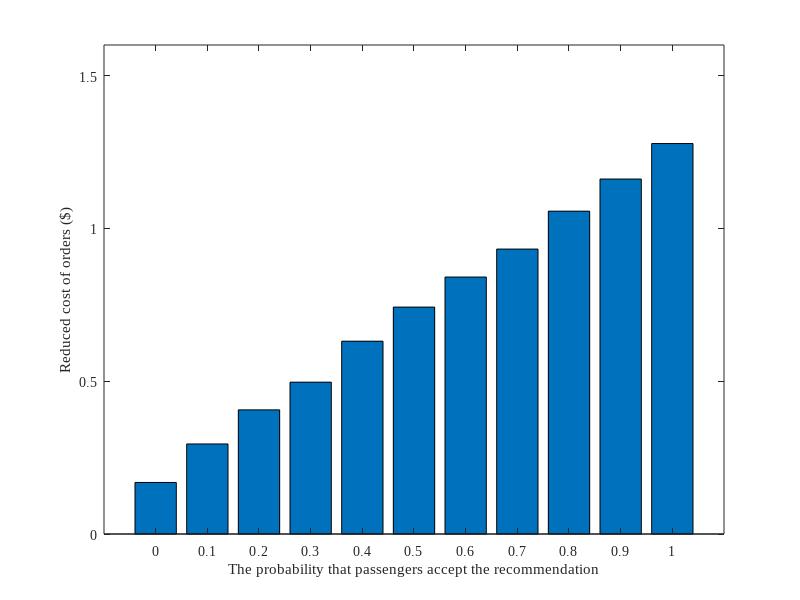
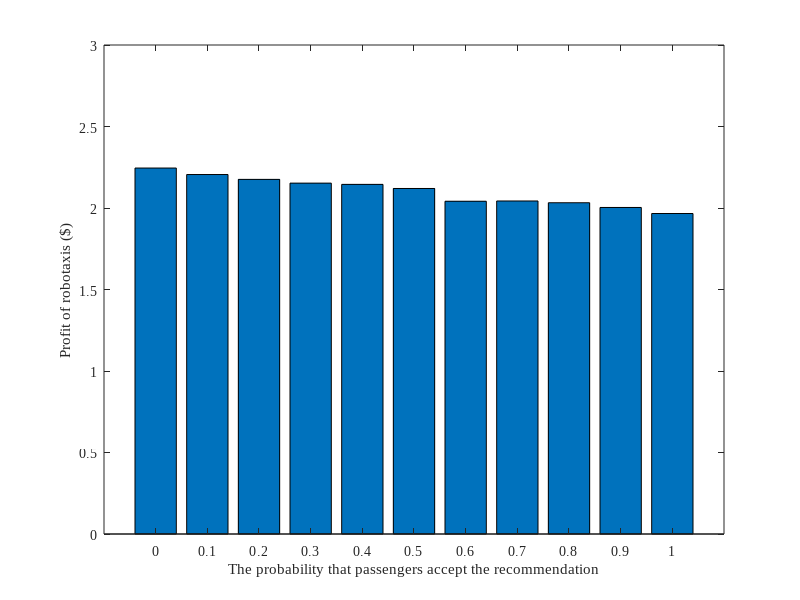
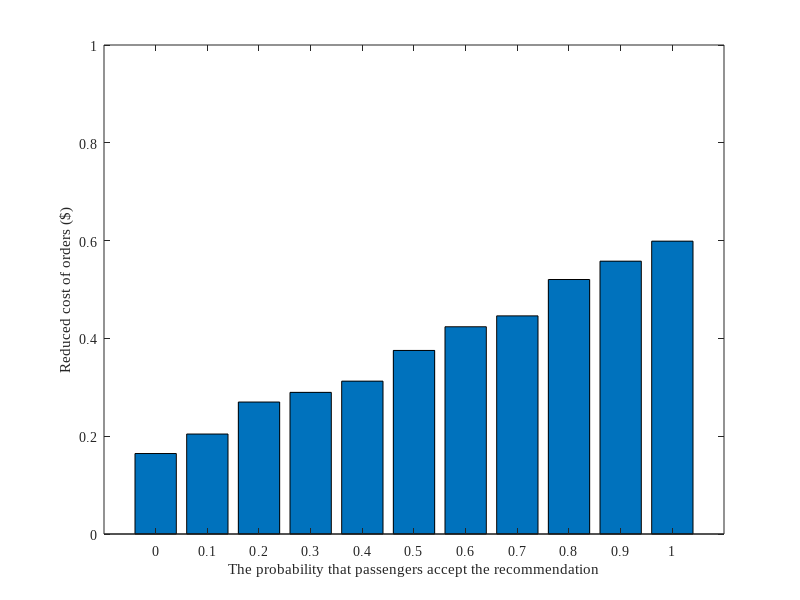
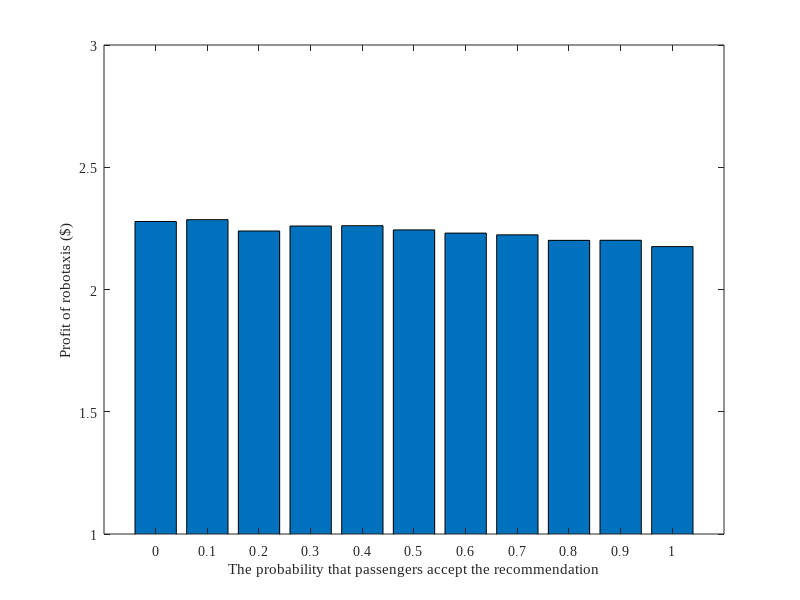

The MATLAB script that drew these images, in order:
clc
clear all
close all

% x = 0:0.1:1;
x = [0,0.1,0.2,0.3,0.4,0.5,0.6,0.7,0.8,0.9,1];
cost = [1020.432224 1007.835902 996.6757636 987.6196552 974.2129857 963.0543681 953.2250521 944.070797 931.6682991 921.1558553 909.5410291];
profit = [2.245177752 2.205412584 2.175601125 2.152609828 2.144931926 2.11975032 2.041484157 2.043082192 2.032348227 2.003318121 1.966234751];
cost1 = (1037.3-cost)/100;

figure(1)
bar(cost1)
ylim([0 1.6])
xti = [1 2 3 4 5 6 7 8 9 10 11];
set(gca,'FontName','Times New Roman','FontSize',10,'xtick',xti,'xtickLabel',{'0','0.1','0.2','0.3','0.4','0.5','0.6','0.7','0.8','0.9','1'});
xlabel('The probability that passengers accept the recommendation')
ylabel('Reduced cost of orders ($)')

figure(2)
bar(profit)
ylim([0 3])
xti = [1 2 3 4 5 6 7 8 9 10 11];
set(gca,'FontName','Times New Roman','FontSize',10,'xtick',xti,'xtickLabel',{'0','0.1','0.2','0.3','0.4','0.5','0.6','0.7','0.8','0.9','1'});
xlabel('The probability that passengers accept the recommendation')
ylabel('Profit of robotaxis ($)')


cost2 = [1020.841692	1016.857019	1010.313082	1008.335162	1006.040062	999.7613533	994.9180288	992.6914015	985.2547664	981.5069151	977.412457];
profit2 = [2.278155945	2.285634737	2.239312601	2.259640074	2.260995798	2.243777583	2.230698351	2.223653241	2.20098161	2.20135757	2.175537956];
cost2 = (1037.3-cost2)/100;

figure(3)
bar(cost2)
ylim([0 1])
xti = [1 2 3 4 5 6 7 8 9 10 11];
set(gca,'FontName','Times New Roman','FontSize',10,'xtick',xti,'xtickLabel',{'0','0.1','0.2','0.3','0.4','0.5','0.6','0.7','0.8','0.9','1'});
xlabel('The probability that passengers accept the recommendation')
ylabel('Reduced cost of orders ($)')

figure(4)
bar(profit2)
ylim([1 3])
xti = [1 2 3 4 5 6 7 8 9 10 11];
set(gca,'FontName','Times New Roman','FontSize',10,'xtick',xti,'xtickLabel',{'0','0.1','0.2','0.3','0.4','0.5','0.6','0.7','0.8','0.9','1'});
xlabel('The probability that passengers accept the recommendation')
ylabel('Profit of robotaxis ($)')

cost3 = [1021.3476	1016.013707	1010.176038	1005.118279	997.1011301	991.9321211	985.8936065	983.8328035	975.3818328	971.1728885	965.2613682];
profit3 = [2.302552887	2.278682051	2.311924225	2.303271007	2.295772767	2.285992322	2.301876751	2.291622395	2.251512403	2.29508365	2.287233033];
cost3 = (1037.3-cost3)/100;

figure(5)
bar(cost3)
ylim([0 1])
xti = [1 2 3 4 5 6 7 8 9 10 11];
set(gca,'FontName','Times New Roman','FontSize',10,'xtick',xti,'xtickLabel',{'0','0.1','0.2','0.3','0.4','0.5','0.6','0.7','0.8','0.9','1'});
xlabel('The probability that passengers accept the recommendation')
ylabel('Reduced cost of orders ($)')

figure(6)
bar(profit3)
ylim([1 3])
xti = [1 2 3 4 5 6 7 8 9 10 11];
set(gca,'FontName','Times New Roman','FontSize',10,'xtick',xti,'xtickLabel',{'0','0.1','0.2','0.3','0.4','0.5','0.6','0.7','0.8','0.9','1'});
xlabel('The probability that passengers accept the recommendation')
ylabel('Profit of robotaxis ($)')


cost4 = [990.4306173	988.5563083	982.6998155	978.979188	968.6967162	966.394427	961.2702842	954.8187461	955.8950853	950.6988606	943.7520727];
profit4 = [2.265027593	2.260172356	2.239075162	2.237468134	2.177844079	2.186311617	2.159662556	2.134595741	2.128251829	2.100965279	2.070631371];
cost4 = (1037.3-cost4)/100;

figure(5)
bar(cost4)
ylim([0 1])
xti = [1 2 3 4 5 6 7 8 9 10 11];
set(gca,'FontName','Times New Roman','FontSize',10,'xtick',xti,'xtickLabel',{'0','0.1','0.2','0.3','0.4','0.5','0.6','0.7','0.8','0.9','1'});
xlabel('The probability that passengers accept the recommendation')
ylabel('Reduced cost of orders ($)')

figure(6)
bar(profit4)
ylim([1 3])
xti = [1 2 3 4 5 6 7 8 9 10 11];
set(gca,'FontName','Times New Roman','FontSize',10,'xtick',xti,'xtickLabel',{'0','0.1','0.2','0.3','0.4','0.5','0.6','0.7','0.8','0.9','1'});
xlabel('The probability that passengers accept the recommendation')
ylabel('Profit of robotaxis ($)')


cost5 = [996.6098644	988.3134891	984.6213721	977.5306156	974.8919296	965.9176179	959.5962197	957.0401858	951.692086	944.3538204	938.4677227];
profit5 = [2.200081925	2.188178359	2.215042531	2.184773238	2.189749532	2.151677042	2.182668484	2.187332078	2.152344211	2.143839366	2.148739525];
cost5 = (1037.3-cost5)/100;

figure(7)
bar(cost5)
ylim([0 1])
xti = [1 2 3 4 5 6 7 8 9 10 11];
set(gca,'FontName','Times New Roman','FontSize',10,'xtick',xti,'xtickLabel',{'0','0.1','0.2','0.3','0.4','0.5','0.6','0.7','0.8','0.9','1'});
xlabel('The probability that passengers accept the recommendation')
ylabel('Reduced cost of orders ($)')

figure(8)
bar(profit5)
ylim([1 3])
xti = [1 2 3 4 5 6 7 8 9 10 11];
set(gca,'FontName','Times New Roman','FontSize',10,'xtick',xti,'xtickLabel',{'0','0.1','0.2','0.3','0.4','0.5','0.6','0.7','0.8','0.9','1'});
xlabel('The probability that passengers accept the recommendation')
ylabel('Profit of robotaxis ($)')